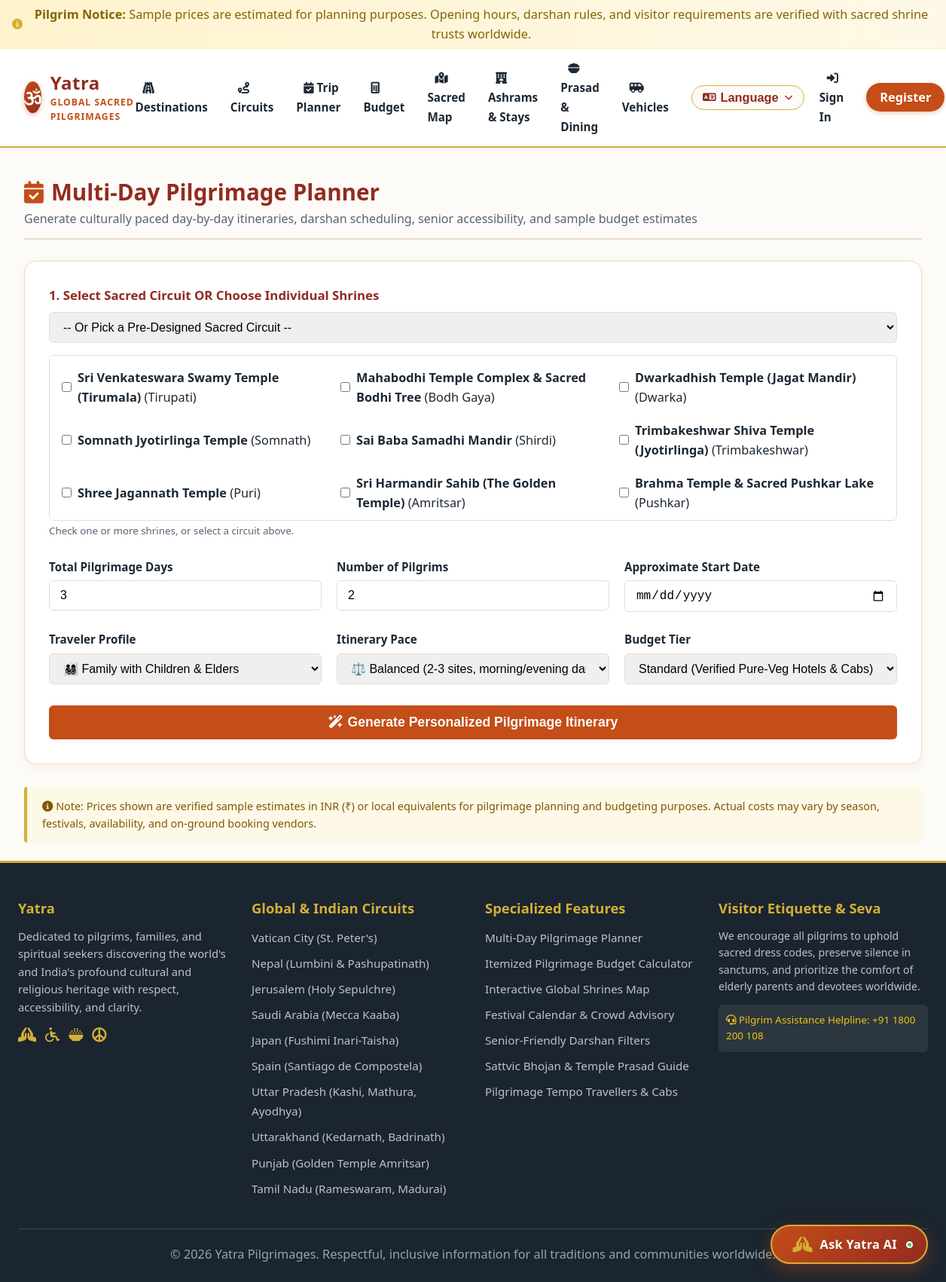
Screenshot of /planner with the database file from the repository.
### tables this page shows
CREATE TABLE religious_site_details (
    id INTEGER PRIMARY KEY AUTOINCREMENT,
    destination_id INTEGER UNIQUE NOT NULL,
    opening_hours TEXT NOT NULL,
    morning_aarti_time TEXT,
    evening_aarti_time TEXT,
    darshan_timings TEXT NOT NULL,
    special_darshan_info TEXT,
    entry_fee_info TEXT, -- Sample price details clearly stated
    dress_code TEXT NOT NULL,
    footwear_rules TEXT NOT NULL,
    phone_camera_rules TEXT NOT NULL,
    security_info TEXT,
    non_hindu_entry_rules TEXT,
    wheelchair_accessible INTEGER DEFAULT 0,
    senior_priority_darshan INTEGER DEFAULT 0,
    battery_car_available INTEGER DEFAULT 0,
    walking_distance_meters INTEGER DEFAULT 200,
    medical_facility_nearby INTEGER DEFAULT 1,
    official_booking_url TEXT,
    FOREIGN KEY (destination_id) REFERENCES destinations (id) ON DELETE CASCADE
);

CREATE TABLE destinations (
    id INTEGER PRIMARY KEY AUTOINCREMENT,
    name TEXT NOT NULL,
    city TEXT NOT NULL,
    state TEXT NOT NULL,
    country TEXT DEFAULT 'India',
    category TEXT NOT NULL CHECK(category IN ('temple', 'pilgrimage_route', 'sacred_river', 'mosque_dargah', 'church', 'gurudwara', 'monastery', 'heritage_site')),
    religion_tradition TEXT NOT NULL,
    description TEXT NOT NULL,
    history TEXT,
    significance TEXT,
    best_time_to_visit TEXT,
    latitude REAL,
    longitude REAL,
    image_url TEXT,
    verified INTEGER DEFAULT 1
);

### routes/trips.py (the view, shortened to what this page needs)
@trips_bp.route('/planner', methods=['GET', 'POST'])
def planner():
    destinations = LocationService.get_all_destinations()
    circuits = LocationService.get_all_circuits()
    vehicles = VehicleService.get_all_vehicles()
    circuit_id = request.args.get('circuit_id', type=int)
    preset_circuit = None
    if circuit_id:
        preset_circuit = LocationService.get_circuit_by_slug_or_id(circuit_id)
    generated_itinerary = None
    return render_template(
        'planner.html',
        destinations=destinations,
        circuits=circuits,
        vehicles=vehicles,
        preset_circuit=preset_circuit,
        generated_itinerary=generated_itinerary,
        disclaimer=Config.SAMPLE_PRICE_DISCLAIMER
    )

### templates/planner.html (shortened to what this page needs)
{% extends 'base.html' %}
{% block content %}
<div class="section-header">
    <div>
        <h2><i class="fa-solid fa-calendar-check" style="color: var(--primary-color);"></i> Multi-Day Pilgrimage Planner</h2>
        <p>Generate culturally paced day-by-day itineraries, darshan scheduling, senior accessibility, and sample budget estimates</p>
    </div>
</div>
<div class="planner-card">
    <form action="{{ url_for('trips.planner') }}" method="POST">
        <div style="margin-bottom: 24px;">
            <label style="display: block; font-weight: 700; font-size: 1.05rem; color: var(--secondary-color); margin-bottom: 8px;">
                1. Select Sacred Circuit OR Choose Individual Shrines
            </label>
            <div style="margin-bottom: 16px;">
                <select name="circuit_id" id="planner-circuit-select" style="width: 100%; padding: 10px 14px; border: 1px solid var(--border-color); border-radius: var(--radius-sm); font-size: 1rem;">
                    <option value="">-- Or Pick a Pre-Designed Sacred Circuit --</option>
                </select>
            </div>
            <div style="max-height: 220px; overflow-y: auto; border: 1px solid var(--border-color); border-radius: var(--radius-sm); padding: 12px; background: #fff; display: grid; grid-template-columns: repeat(auto-fill, minmax(280px, 1fr)); gap: 10px;">
                {% for d in destinations %}
                    <label style="display: flex; align-items: center; gap: 8px; font-size: 0.92rem; cursor: pointer; padding: 4px;">
                        <input type="checkbox" name="destination_ids" value="{{ d.id }}"
                            {% if request.args.get('destination_id')|string == d.id|string %}checked{% endif %}>
                        <span><strong>{{ d.name }}</strong> ({{ d.city }})</span>
                    </label>
                {% endfor %}
            </div>
            <small style="color: var(--text-muted);">Check one or more shrines, or select a circuit above.</small>
        </div>
        <div style="display: grid; grid-template-columns: repeat(auto-fit, minmax(220px, 1fr)); gap: 20px; margin-bottom: 24px;">
            <div>
                <label style="display: block; font-weight: 700; font-size: 0.95rem; margin-bottom: 6px;">Total Pilgrimage Days</label>
                <input type="number" name="total_days" min="1" max="15" value="{{ preset_circuit.total_days_recommended if preset_circuit else (request.form.get('total_days', 3)) }}" required style="width: 100%; padding: 10px 14px; border: 1px solid var(--border-color); border-radius: var(--radius-sm); font-size: 1rem;">
            </div>
            <div>
                <label style="display: block; font-weight: 700; font-size: 0.95rem; margin-bottom: 6px;">Number of Pilgrims</label>
                <input type="number" name="travelers_count" min="1" max="30" value="{{ request.form.get('travelers_count', 2) }}" required style="width: 100%; padding: 10px 14px; border: 1px solid var(--border-color); border-radius: var(--radius-sm); font-size: 1rem;">
            </div>
            <div>
                <label style="display: block; font-weight: 700; font-size: 0.95rem; margin-bottom: 6px;">Approximate Start Date</label>
                <input type="date" name="start_date" value="{{ request.form.get('start_date', '') }}" style="width: 100%; padding: 10px 14px; border: 1px solid var(--border-color); border-radius: var(--radius-sm); font-size: 1rem;">
            </div>
        </div>
        <div style="display: grid; grid-template-columns: repeat(auto-fit, minmax(220px, 1fr)); gap: 20px; margin-bottom: 28px;">
            <div>
                <label style="display: block; font-weight: 700; font-size: 0.95rem; margin-bottom: 6px;">Traveler Profile</label>
                <select name="traveler_profile" style="width: 100%; padding: 10px 14px; border: 1px solid var(--border-color); border-radius: var(--radius-sm); font-size: 1rem;">
                    <option value="family" {% if request.form.get('traveler_profile', 'family') == 'family' %}selected{% endif %}>👨‍👩‍👧‍👦 Family with Children & Elders</option>
                </select>
            </div>
            <div>
                <label style="display: block; font-weight: 700; font-size: 0.95rem; margin-bottom: 6px;">Itinerary Pace</label>
                <select name="pace" style="width: 100%; padding: 10px 14px; border: 1px solid var(--border-color); border-radius: var(--radius-sm); font-size: 1rem;">
                    <option value="balanced" {% if request.form.get('pace', 'balanced') == 'balanced' %}selected{% endif %}>⚖️ Balanced (2-3 sites, morning/evening darshan)</option>
                </select>
            </div>
            <div>
                <label style="display: block; font-weight: 700; font-size: 0.95rem; margin-bottom: 6px;">Budget Tier</label>
                <select name="budget_tier" style="width: 100%; padding: 10px 14px; border: 1px solid var(--border-color); border-radius: var(--radius-sm); font-size: 1rem;">
                    <option value="standard" {% if request.form.get('budget_tier', 'standard') == 'standard' %}selected{% endif %}>Standard (Verified Pure-Veg Hotels & Cabs)</option>
                </select>
            </div>
        </div>
        <button type="submit" class="btn-primary" style="font-size: 1.1rem; padding: 12px 32px; border-radius: 6px; width: 100%; justify-content: center;">
            <i class="fa-solid fa-wand-magic-sparkles"></i> Generate Personalized Pilgrimage Itinerary
        </button>
    </form>
</div>
<div style="margin-top: 24px; padding: 14px 20px; background: #fef9e7; border-left: 4px solid var(--accent-gold); border-radius: 4px; font-size: 0.9rem; color: #7d5a00;">
    <i class="fa-solid fa-circle-info"></i> {{ disclaimer }}
</div>
{% endblock %}

### rows the page displays
religious_site_details: name "Sri Venkateswara Swamy Temple (Tirumala)", city "Tirupati"
religious_site_details: name "Mahabodhi Temple Complex & Sacred Bodhi Tree", city "Bodh Gaya"
religious_site_details: name "Dwarkadhish Temple (Jagat Mandir)", city "Dwarka"
religious_site_details: name "Somnath Jyotirlinga Temple", city "Somnath"
religious_site_details: name "Sai Baba Samadhi Mandir", city "Shirdi"
religious_site_details: name "Trimbakeshwar Shiva Temple (Jyotirlinga)", city "Trimbakeshwar"
religious_site_details: name "Shree Jagannath Temple", city "Puri"
religious_site_details: name "Sri Harmandir Sahib (The Golden Temple)", city "Amritsar"
religious_site_details: name "Brahma Temple & Sacred Pushkar Lake", city "Pushkar"
